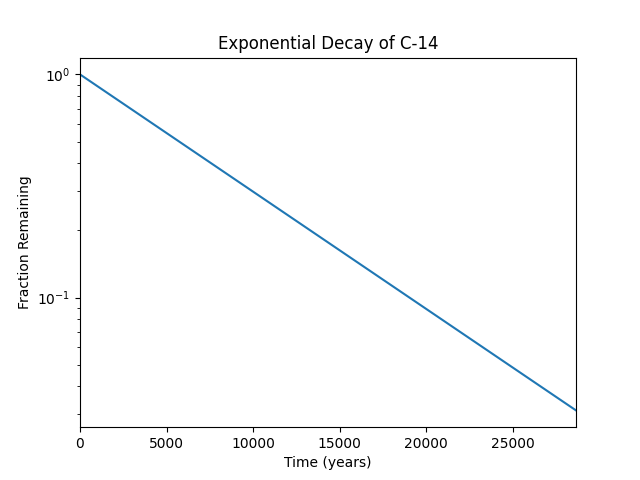

The Python source for this figure:
#!/usr/bin/env python3
"""Module that plots y as a scatter graph"""
import numpy as np
import matplotlib.pyplot as plt


def change_scale():
    """use value of x to plot y as a scatter graph"""
    x = np.arange(0, 28651, 5730)
    r = np.log(0.5)
    t = 5730
    y = np.exp((r / t) * x)
    plt.figure(figsize=(6.4, 4.8))

    # my code is here
    plt.xlabel("Time (years)")
    plt.ylabel("Fraction Remaining")
    plt.title("Exponential Decay of C-14")
    plt.xlim(0, 28650)
    #  It will only changes how we display the axis, log is for declining axis
    plt.yscale("log")
    plt.plot(x, y)
    plt.show()
    plt.savefig("2-change_scale.png")


change_scale()
